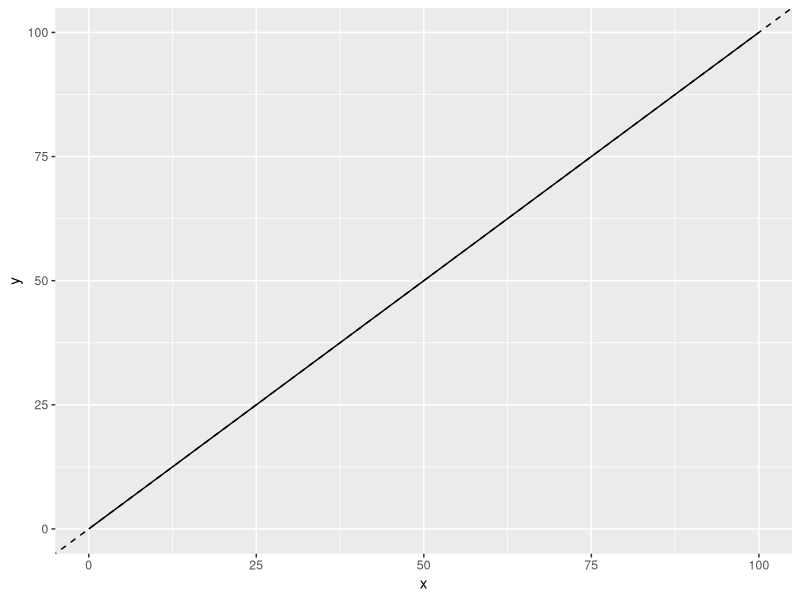
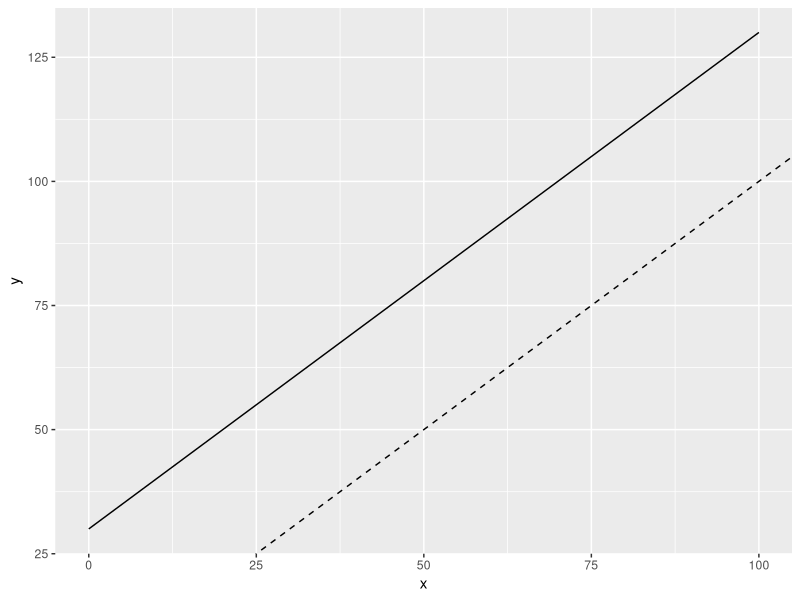
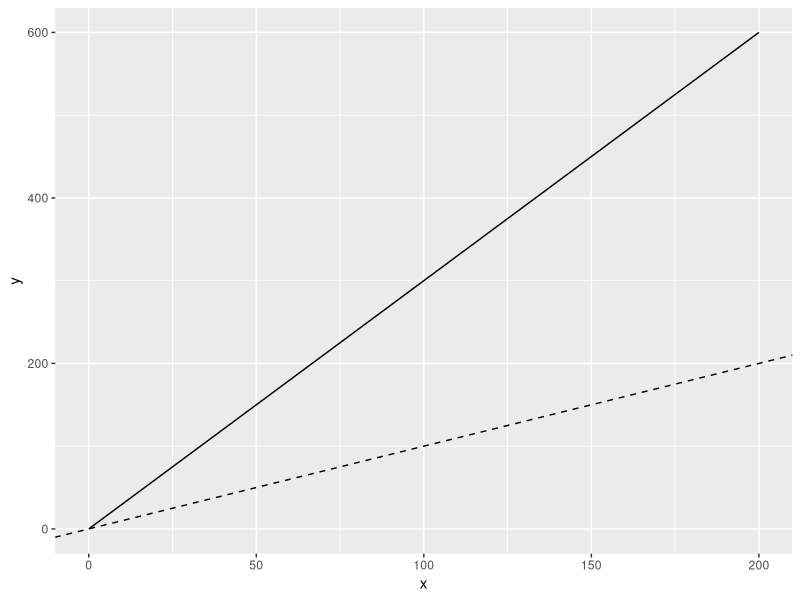
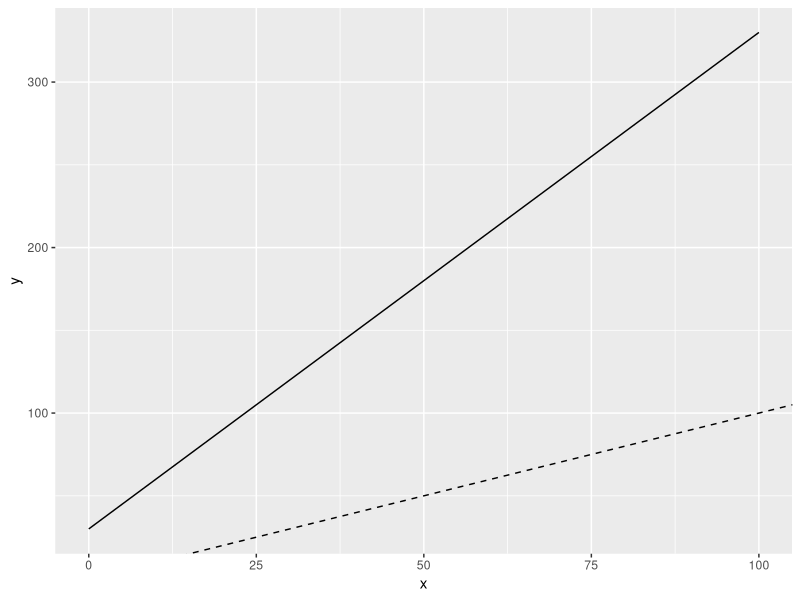
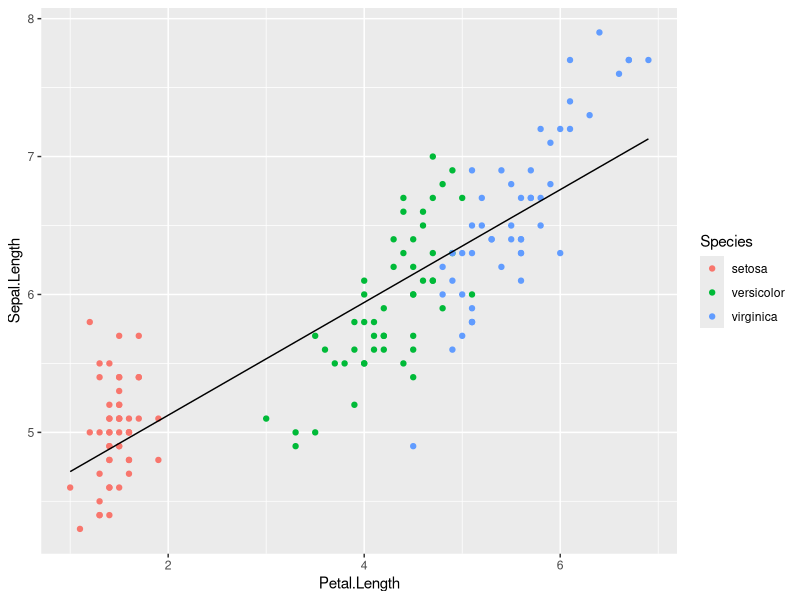

Write R code to recreate these figures, in order.
## ---- chunk 1
knitr::opts_chunk$set(echo = TRUE)
## ---- chunk 2
library(tidyverse)
library(broom)
library(modelr)
## ---- chunk 3
x <- 0:100
y <- x
## ---- chunk 4
p <- tibble(x, y) %>% 
  ggplot() +
  geom_line(aes(x, y)) +
  geom_abline(linetype = "dashed")
p
## ---- chunk 5
x <- 0:100 
a <- 30
y <- a + x
## ---- chunk 6
tibble(x, y) %>% 
  ggplot() +
  geom_line(aes(x, y)) +
  geom_abline(linetype = "dashed")
## ---- chunk 7
x <- 0:200
b <- 3
y <- b * x
## ---- chunk 8
tibble(x, y) %>% 
  ggplot() +
  geom_line(aes(x, y)) +
  geom_abline(linetype = "dashed")
## ---- chunk 9
a <- 30
b <- 3
x <-  0:100 
y <-  a + b * x
## ---- chunk 10
tibble(x, y) %>% 
  ggplot() +
  geom_line(aes(x, y)) +
  geom_abline(linetype = "dashed")
## ---- chunk 11
model <- lm(Sepal.Length ~ Petal.Length, data = iris)
summary(model)
## ---- chunk 12
augment(model, iris) %>% 
  ggplot(aes(Petal.Length, Sepal.Length)) +
  geom_point(aes(color = Species)) +
  geom_line(aes(y = .fitted))
## ---- chunk 13
coef(model)
## ---- chunk 14
a <- coef(model)[1]
b <- coef(model)[2]
petal_length <- iris$Petal.Length
sepal_length <-  a + b * petal_length
## ---- chunk 15
(sepal_length - iris$Sepal.Length) %>%
  (function(x) x^2) %>% 
  sum() %>% 
  (function(x) x / length(sepal_length)) %>% 
  sqrt()
## ---- chunk 16
modelr::rmse(model, iris)
